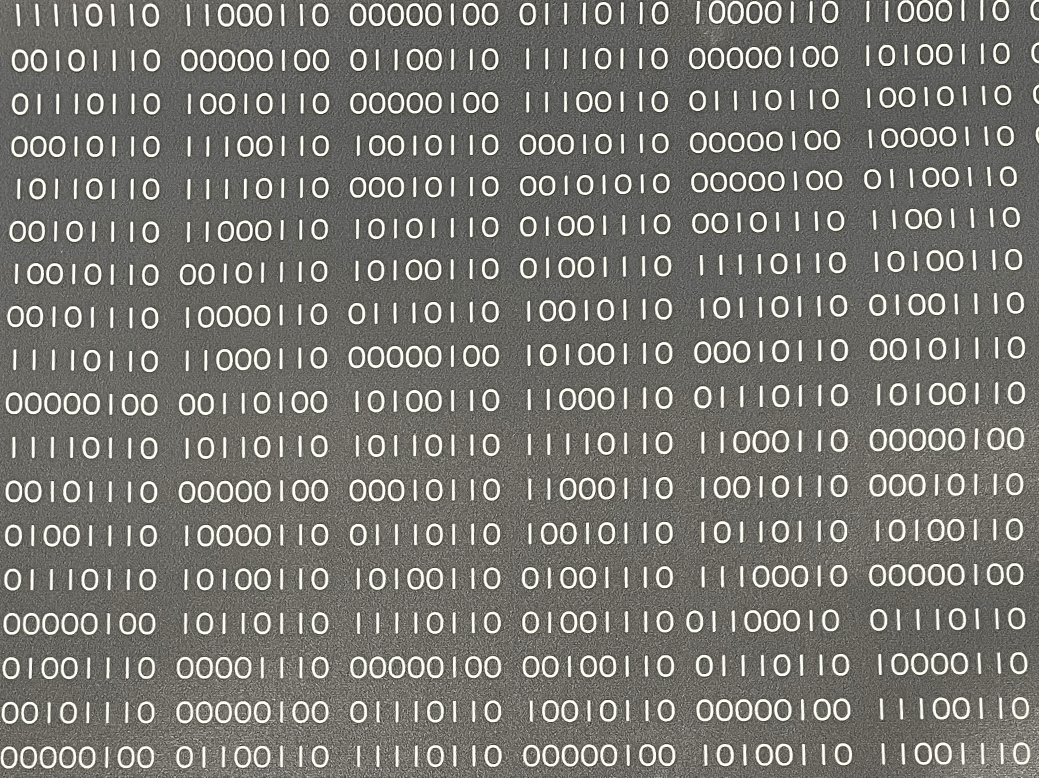
#> input picture training/IMG_2535.png, 2078 x 1555 px (shown at 1/2 size)
$ python binary_ocr_tool.py
#> lines starting #> are read from the running program, lines starting #| are printed output that depends on the picture; after the words box and inside, x2 and y2 are one past the last pixel; in counts of white or black regions, pixels touching at a corner belong together
#!/usr/bin/env python3
"""
Binary Pattern OCR Tool for Tesseract
This script preprocesses images and applies OCR with optimized settings for binary patterns.
"""

import cv2
import numpy as np
import subprocess
import sys
import os
from PIL import Image, ImageEnhance, ImageFilter

def preprocess_binary_image(image_path, output_path):
    """
    Preprocess image for better binary pattern recognition
    """
#> called with image_path = 'IMG_2535.png', output_path = 'preprocessed_IMG_2535.png'
    # Read image
    img = cv2.imread(image_path)
#> img is the input picture: shape (1555, 2078, 3); mean B, G, R 111.9, 117, 118.2
    if img is None:
        print(f"Could not read image: {image_path}")
        return False

    # Convert to grayscale
    gray = cv2.cvtColor(img, cv2.COLOR_BGR2GRAY)

    # Apply threshold to get pure binary image
    _, binary = cv2.threshold(gray, 127, 255, cv2.THRESH_BINARY)
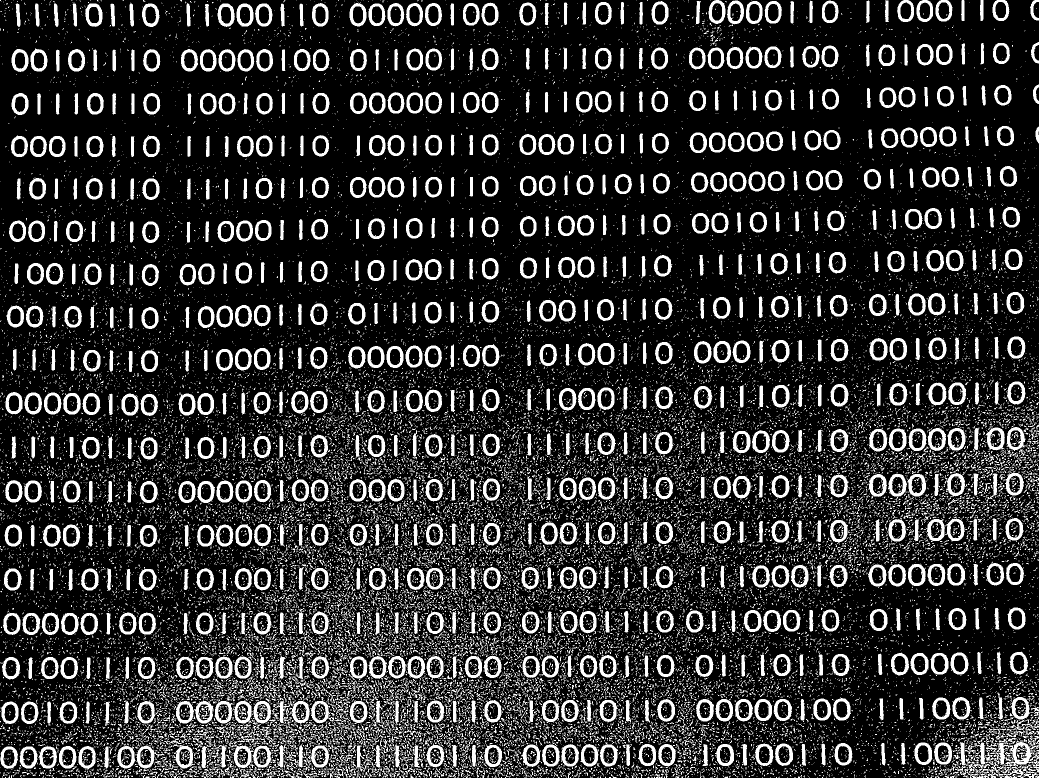
#> binary: shape (1555, 2078) (shown at 1/2 size); 19.3% white; 32771 white regions (30397 under 20 px), largest, box (x1, y1, x2, y2) and area: (1944, 1462, 2078, 1555) 4432, (352, 1402, 427, 1453) 1498, (457, 1471, 519, 1536) 1110

    # Apply morphological operations to clean up
    kernel = np.ones((2,2), np.uint8)
    binary = cv2.morphologyEx(binary, cv2.MORPH_CLOSE, kernel)
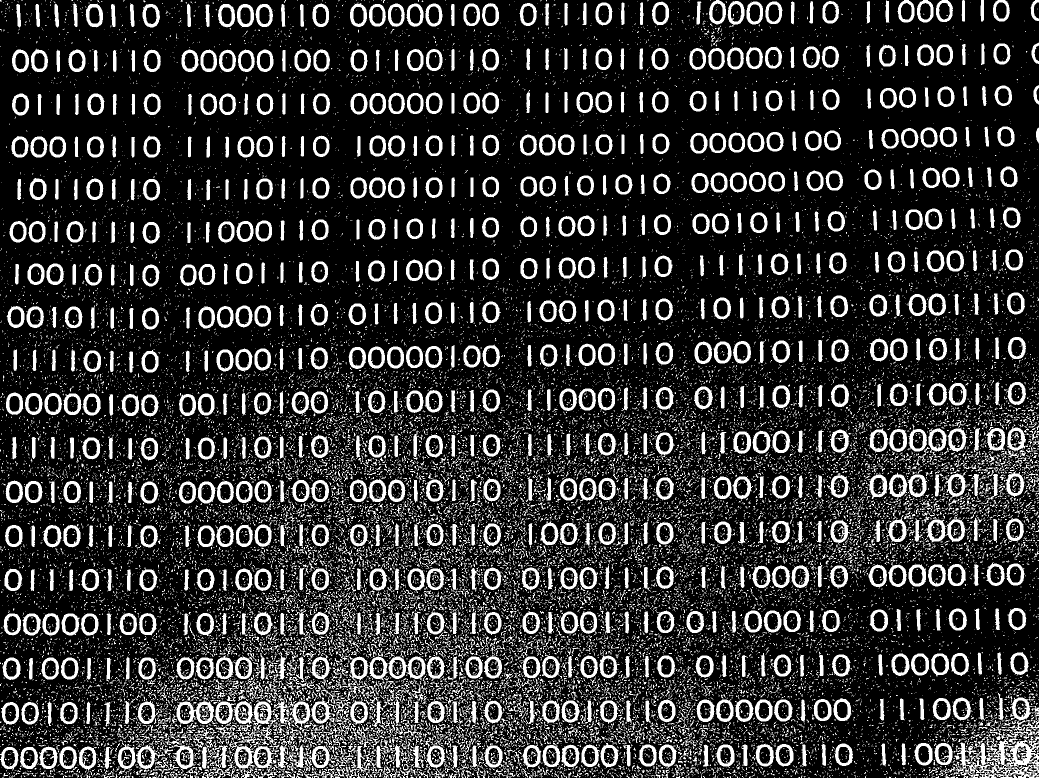
#> binary: shape (1555, 2078) (shown at 1/2 size); 19.8% white; 26703 white regions (24076 under 20 px), largest, box (x1, y1, x2, y2) and area: (1906, 1434, 2078, 1555) 8499, (458, 1400, 562, 1555) 5744, (529, 1362, 622, 1551) 3094

    # Scale up the image for better OCR
    scale_factor = 3
    height, width = binary.shape
#> height = 1555; width = 2078
    binary = cv2.resize(binary, (width * scale_factor, height * scale_factor), interpolation=cv2.INTER_CUBIC)
#> binary: shape (4665, 6234)

    # Save preprocessed image
    cv2.imwrite(output_path, binary)
    print(f"Preprocessed image saved to: {output_path}")
    return True

def run_ocr_with_custom_config(image_path, output_base):
    """
    Run OCR with optimized settings for binary patterns
    """
    # Create custom config
    custom_config = r'''
    tessedit_char_whitelist 01
    preserve_interword_spaces 1
    '''

    # Save config to file
    config_file = "binary_ocr.config"
    with open(config_file, 'w') as f:
        f.write(custom_config)

    # Run Tesseract with custom config
    cmd = [
        'tesseract',
        image_path,
        output_base,
        '--psm', '6',  # Uniform block of text
        '--oem', '3',  # Default OCR Engine Mode
        '-c', 'tessedit_char_whitelist=01 ',
        '-c', 'preserve_interword_spaces=1'
    ]

    try:
        result = subprocess.run(cmd, capture_output=True, text=True, check=True)
        print(f"OCR completed successfully for {image_path}")
        return True
    except subprocess.CalledProcessError as e:
        print(f"OCR failed for {image_path}: {e}")
        print(f"Error output: {e.stderr}")
        return False

def process_binary_images():
    """
    Process all binary images in the current directory
    """
    images = ['IMG_2535.png', 'IMG_2542.png']

    for img_file in images:
        if os.path.exists(img_file):
            print(f"\nProcessing {img_file}...")

            # Preprocess image
            preprocessed_file = f"preprocessed_{img_file}"
            if preprocess_binary_image(img_file, preprocessed_file):

                # Run OCR
                output_base = img_file.replace('.png', '_ocr_result')
                if run_ocr_with_custom_config(preprocessed_file, output_base):

                    # Read and display results
                    result_file = f"{output_base}.txt"
                    if os.path.exists(result_file):
                        with open(result_file, 'r') as f:
                            content = f.read().strip()
                        print(f"OCR Result for {img_file}:")
                        print(content)
                        print("-" * 50)

                    # Compare with ground truth if available
                    gt_file = img_file.replace('.png', '.gt.txt')
                    if os.path.exists(gt_file):
                        with open(gt_file, 'r') as f:
                            ground_truth = f.read().strip()
                        print(f"Ground Truth for {img_file}:")
                        print(ground_truth)
                        print("-" * 50)
        else:
            print(f"Image file not found: {img_file}")

def create_custom_binary_model():
    """
    Create a simple custom model configuration for binary recognition
    """
    print("Creating custom binary recognition configuration...")

    # Create a simple unicharset for binary digits
    unicharset_content = """3
NULL 0 Common 0
0 8 0,255,0,255,0,0,0,0,0,0 Common 1 2 1 0
1 8 0,255,0,255,0,0,0,0,0,0 Common 2 2 2 1
"""

    with open('binary_custom.unicharset', 'w') as f:
        f.write(unicharset_content)

    print("Custom unicharset created: binary_custom.unicharset")

    # Create font properties
    font_props = "binary_font 0 0 0 0 0\n"
    with open('binary_custom.font_properties', 'w') as f:
        f.write(font_props)

    print("Custom font properties created: binary_custom.font_properties")
    print("You can now use these files with Tesseract training tools.")

if __name__ == "__main__":
    print("Binary Pattern OCR Tool")
    print("=" * 40)

    # Create custom model files
    create_custom_binary_model()

    # Process images
    process_binary_images()
#> (the call stopped at in run_ocr_with_custom_config, `result = subprocess.run(cmd, capture_output=True, text=True, check=True)`: subprocess is not available in this run)

    print("\nProcessing complete!")
    print("Check the output files for OCR results.")
